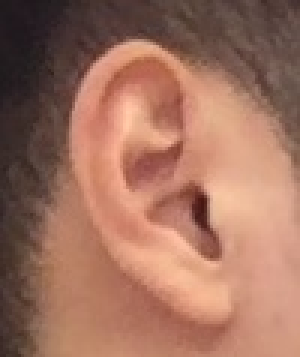
#> input picture face_ear/ear_feature_extract/image/0015.jpg, 100 x 119 px, found by its file name (shown 3 times larger)
$ python ear_segment.py
#> lines starting #> are read from the running program, lines starting #| are printed output that depends on the picture; after the words box and inside, x2 and y2 are one past the last pixel; in counts of white or black regions, pixels touching at a corner belong together
import cv2
import numpy as np
import math
from matplotlib import pyplot as plt

def imgSegment(img):
    crop = img[1:119, 1:90]
    height, width = crop.shape[:2]
    blur = cv2.GaussianBlur(crop,(5,5),0)
    edges = cv2.Canny(blur,30,170)
    return edges

def UmaxFind(edges):
    Umaxflag =False
    rows,cols = edges.shape
    print("엣지: y   x")
    print(rows,cols)
    for y in range(rows):
        for x in range(cols):
            if Umaxflag==False:
                k = edges[y,x]
                if k==255:
                    Umaxflag=True
                    Umax = (y,x) # Umax 행,열 좌표
                    return Umax

def DrawOrigin(img):
    crop = img[1:119, 1:90]
    height, width = crop.shape[:2]
    blur = cv2.GaussianBlur(crop,(5,5),0)
    edges = cv2.Canny(blur,30,170)
    plt.subplot(122),plt.imshow(blur),plt.title('Blurred')
    plt.xticks([]), plt.yticks([])
    plt.subplot(121),plt.imshow(edges),plt.title('Canny Edged')
    plt.xticks([]), plt.yticks([])
    plt.show()

def Draw(img):
    plt.imshow(img)
    plt.show()

#input이 튜플 과 x좌표,y좌표일 때
def Euclidean1(A,x2,y2):
    x1=A[1]
    y1=A[0]
    #print("x1 : {0}, y1 : {1}, x2 : {2}, y2 : {3}".format(x1,y1,x2,y2))
    return math.sqrt(((x2-x1)**2)+((y2-y1)**2))

#input이 튜플과 튜플일 때
def Euclidean2(A,B):
    x1=A[1]
    y1=A[0]
    x2=B[1]
    y2=B[0]
    #print("x1 : {0}, y1 : {1}, x2 : {2}, y2 : {3}".format(x1,y1,x2,y2))
    return math.sqrt(((x2-x1)**2)+((y2-y1)**2))

def sum(x,y):
    return x+y

def LmaxFind(edges,Umax):
    rows,cols=edges.shape
    max_length=0
    Lmax=(0,0)
    for i in range(rows):
        for j in range(cols):
            k=edges[i,j]
            if k==255:
                if max_length<Euclidean1(Umax,i,j): #Umax와 엣지 좌표간의 거리
                    Lmax=(i,j)
            else :
                pass
    return Lmax


#Ulb는 왼쪽위에서 아래로 향하면서 검사
def UlbFind(edges,Umax,T):
    Ulbflag=False
    rows,cols =edges.shape
    for x in range(cols):
        for y in range(rows):
            k=edges[y,x]
            dist=Euclidean1(Umax,x,y)
            if Ulbflag==False and (T-1)< dist and dist<(T+1) and k==255:
                Ulbflag=True
                Ulb = (y,x) # Umax 행(y),열(x) 좌표
                return Ulb
            else :
                continue

#Urb는 오른쪽 위에서 아래로 향하면서 검사
def UrbFind(edges,Umax,T):
    Urbflag = False
    rows,cols = edges.shape
    for x in range(cols):
        for y in range(rows):
            k=edges[y,cols-x-1]
            dist=Euclidean1(Umax,cols-x-1,y)
            if Urbflag==False and (T-1)< dist and dist<(T+1) and k==255:
                Urbflag=True
                Urb=(y,cols-x-1)
                return Urb


#Llb를 찾을 떄 귀의 기울어짐을 고려하여 이미지 가장 아래에서 부터 위로 보았을 때 1/3지점까지만 검사
#Llb는 왼쪽아래에서 위로 향하면서 검사
def LlbFind(edges,Lmax,T):
    Llbflag=False
    rows,cols =edges.shape
    for x in range(cols):
        for y in range(rows):
            k=edges[rows-y-1,x]
            dist=Euclidean1(Lmax,x,rows-y-1)
            if Llbflag==False and (T-1)< dist and dist<(T+1) and k==255:
                Llbflag=True
                Llb=(rows-y-1,x)
                return Llb


def main():
    img = cv2.imread('./image/0015.jpg')
#> img is the input picture: shape (119, 100, 3); mean B, G, R 94.9, 112.9, 160
    edges=imgSegment(img)
#> in imgSegment, `crop = img[1:119, 1:90]`:
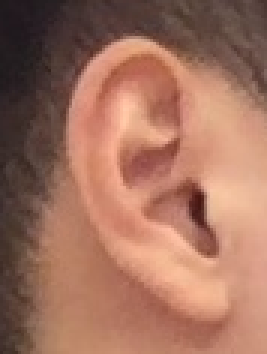
#> crop: shape (118, 89, 3) (shown 3 times larger); mean B, G, R 94.1, 112.5, 160.8
#> in imgSegment, `edges = cv2.Canny(blur,30,170)`:
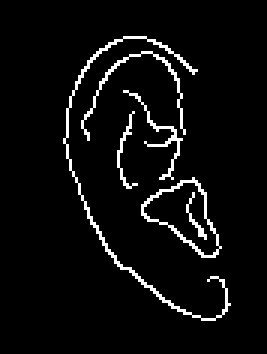
#> edges: shape (118, 89) (shown 3 times larger); 4.9% white in thin lines or dots, all inside (x1, y1, x2, y2) = (21, 12, 77, 107)
    Umax=UmaxFind(edges)
#| 118 89
#> after the loop in UmaxFind, `for y in range(rows):`: Umax = (12, 41); Umaxflag = True; k = 255
#> Umax = (12, 41)
    Lmax=LmaxFind(edges,Umax)
#> Lmax = (106, 71)
    print("Umax: y    x")
    print(Umax)
#| (12, 41)
    print("Lmax: y    x")
    print(Lmax)
#| (106, 71)

    T = 10

    Ulb = UlbFind(edges,Umax,T)
#> the loop in UlbFind, `for x in range(cols):` made 33 passes
    print("Ulb:  y    x")
    print(Ulb)
#| (17, 32)
    Urb = UrbFind(edges,Umax,T)
    print("Urb:  y    x")
    print(Urb)
#| (13, 51)

    Llb = LlbFind(edges,Lmax,T)
    print("Llb:  y    x")
    print(Llb)
#| (104, 61)
    DrawOrigin(img)
#> in DrawOrigin, `plt.show()`:
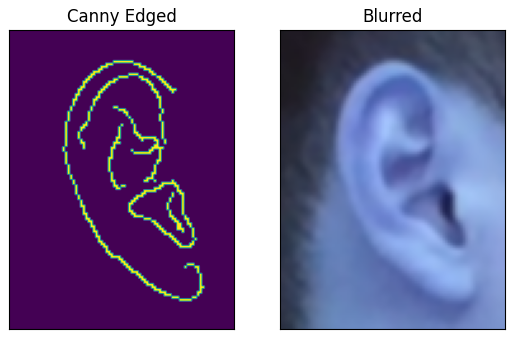
#> figure drawn by matplotlib, 2 panels; B, G, R data is drawn as R, G, B

main()

$ run again, with face_ear/ear_feature_extract/image/0000.jpg copied over face_ear/ear_feature_extract/image/0015.jpg
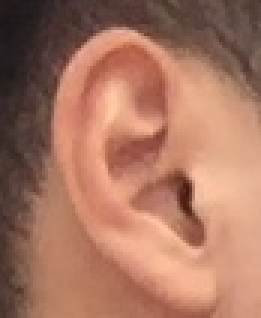
#> input picture face_ear/ear_feature_extract/image/0000.jpg, 87 x 106 px, found by its file name (shown 3 times larger)
#> in main, img is the input picture: shape (106, 87, 3); mean B, G, R 97.2, 117.3, 168.2
#> in imgSegment, `edges = cv2.Canny(blur,30,170)`:
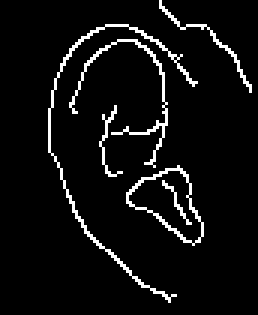
#> edges: shape (105, 86) (shown 3 times larger); 5.8% white in thin lines or dots, all inside (x1, y1, x2, y2) = (16, 0, 84, 101)
#| 105 86
#> after the loop in UmaxFind, `for y in range(rows):`: Umax = (0, 53); Umaxflag = True; k = 255
#> in main, `Umax=UmaxFind(edges)`: Umax = (0, 53)
#| (0, 53)
#| (100, 56)
#| (7, 59)
#| (7, 59)
#| (95, 47)
#> in DrawOrigin, `plt.show()`:
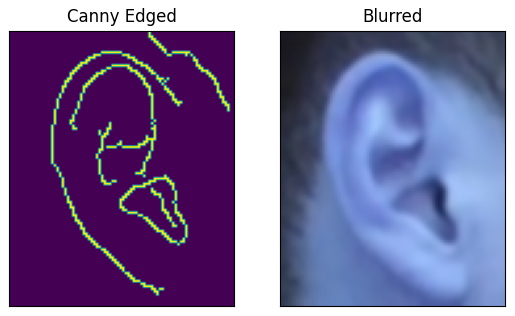
#> figure drawn by matplotlib, 2 panels; B, G, R data is drawn as R, G, B
